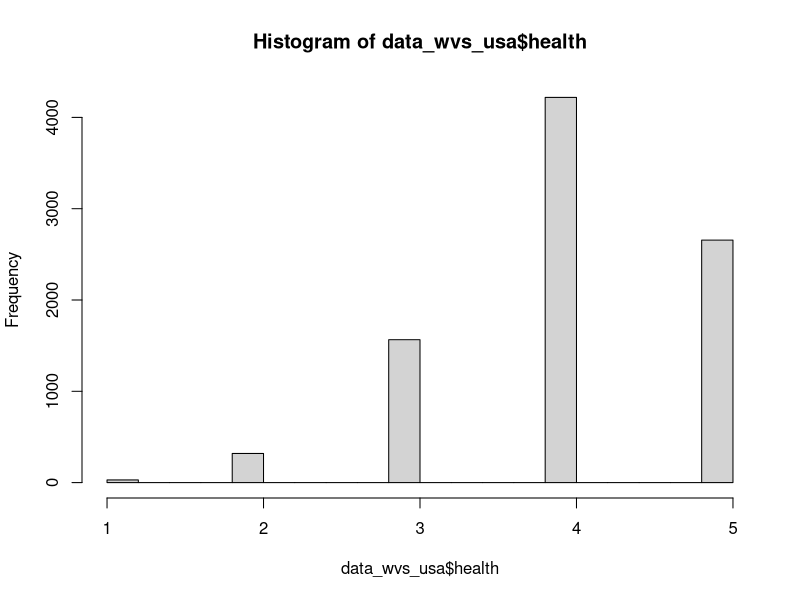
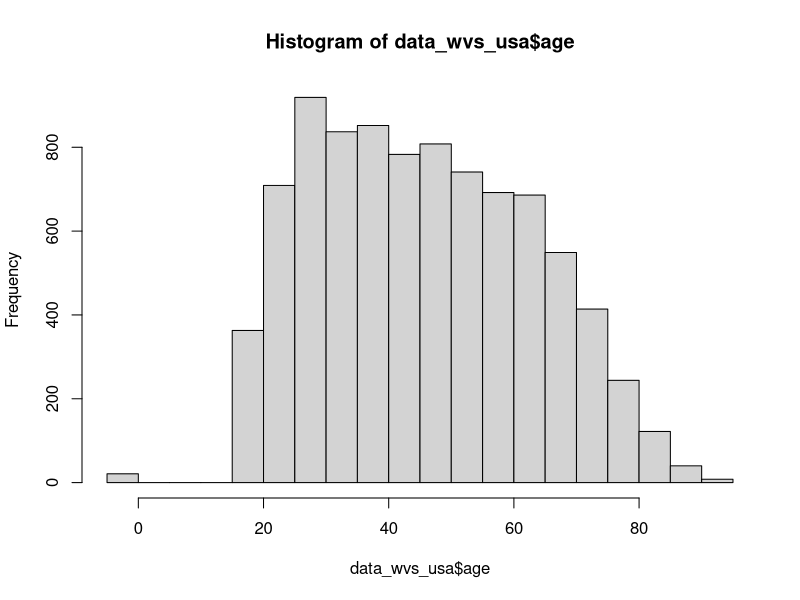
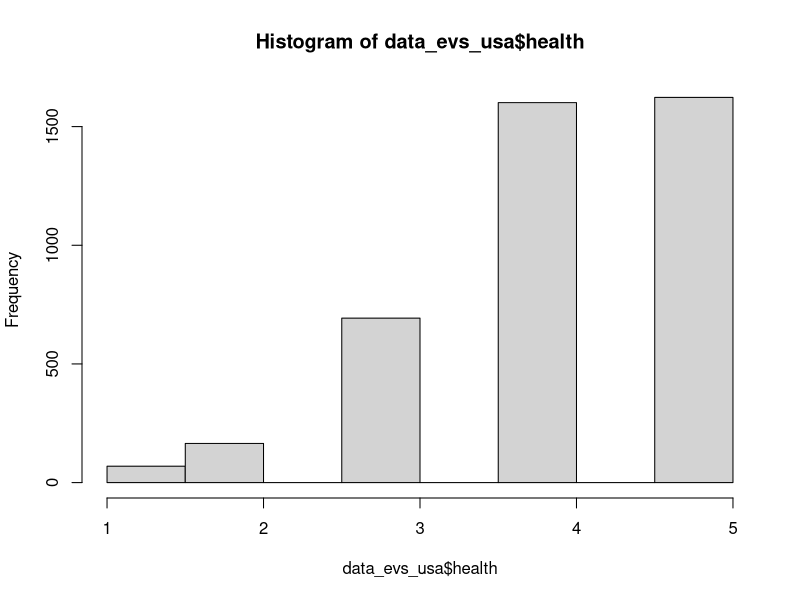
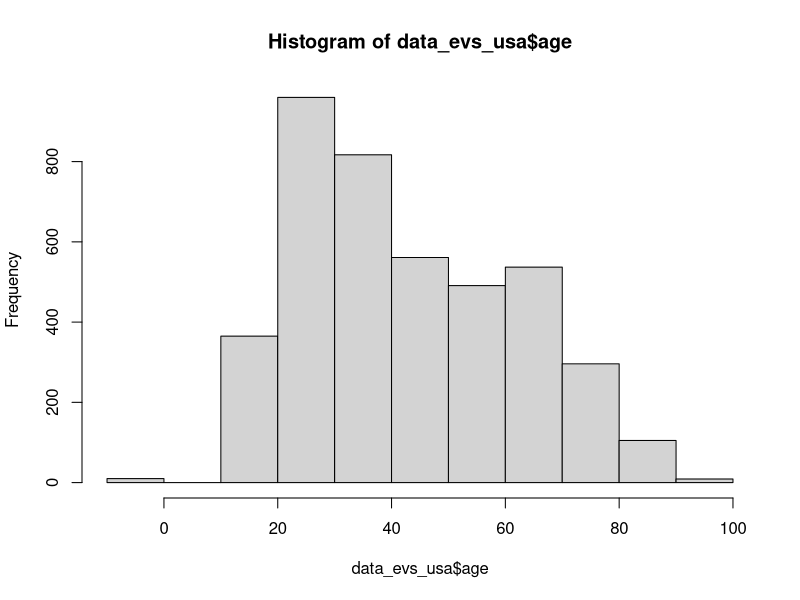
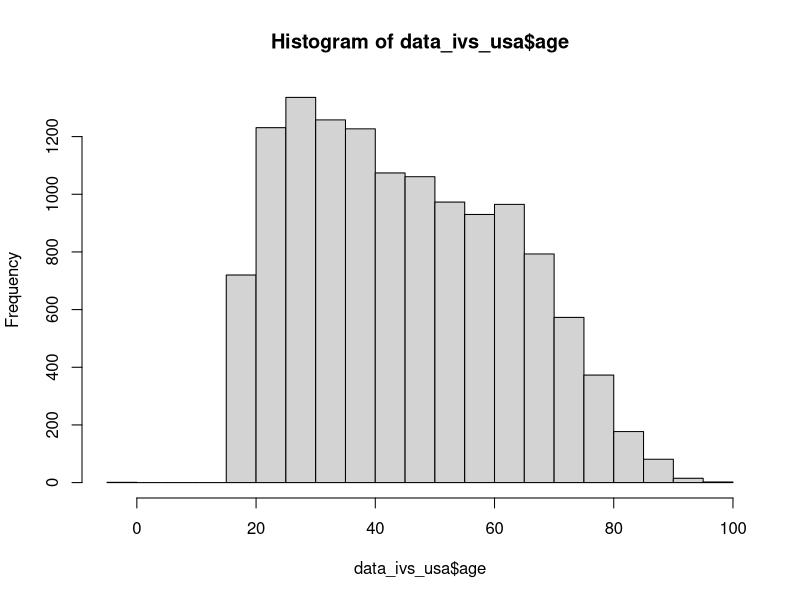
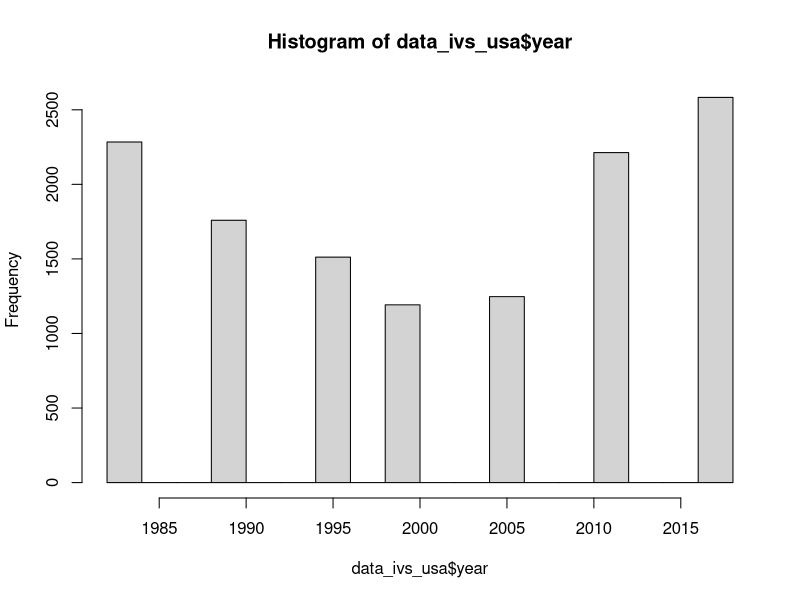
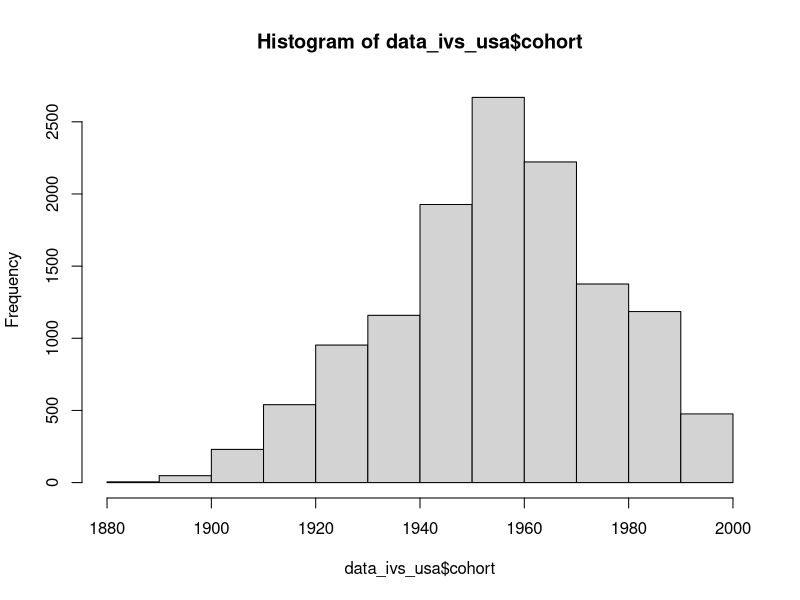
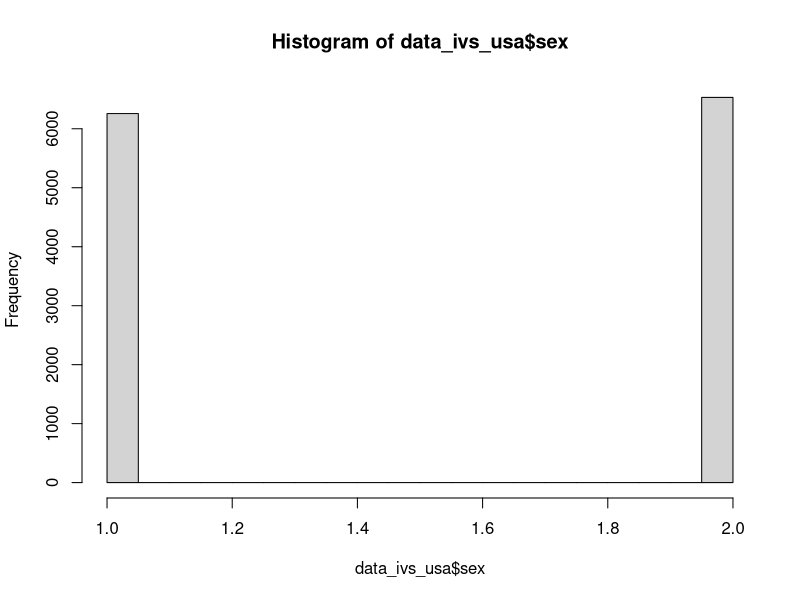

Write the R code that produced these figures, in order.
## ---- chunk 1
knitr::opts_chunk$set(echo = TRUE)
library(tidyverse)
library(broom)
## ---- chunk 2
data_wvs_usa <- read_csv("data/wvs_usa.csv") %>% 
  filter(health %in% c(1, 2, 3, 4, 5))

data_evs_usa <- read_csv("data/evs_usa.csv") %>% 
  filter(health %in% c(1, 2, 3, 4, 5))

table(data_evs_usa$happy)
# CHECK THE CODING
table(data_wvs_usa$happy)
# CHECK THE CODING

hist(data_wvs_usa$health)
hist(data_wvs_usa$age)

hist(data_evs_usa$health)
hist(data_evs_usa$age)

evs_select <- data_evs_usa %>% 
                             select(age, year, cohort, sex, health, happy) 
wvs_select <- data_wvs_usa %>% 
                             select(age, year, cohort, sex, health, happy)

data_ivs_usa <- rbind(evs_select, wvs_select) %>% 
  filter(cohort > 1700) %>% 
  filter(sex %in% c(1,2)) %>% 
  filter(happy %in% c(1, 2, 3, 4)) %>%  # check the coding!
  filter(health %in% c(1, 2, 3, 4, 5))

hist(data_ivs_usa$age)
hist(data_ivs_usa$year)
hist(data_ivs_usa$cohort)
hist(data_ivs_usa$sex)
hist(data_ivs_usa$health)
hist(data_ivs_usa$happy)


## ---- chunk 3
data_wvs_usa %>% 
  filter(age > 18, age < 90) %>% 
  mutate(age = cut(age, breaks = 8)) %>% # Create cohorts with 6 breaks
  group_by(age, year) %>% 
  summarize(mean_health = mean(health)) %>% 
  ggplot(aes(x = year, y = mean_health, color = age)) +
  geom_line() +
  geom_point()


# health vs age per year
data_wvs_usa %>% 
  group_by(age, year) %>% 
  summarize(mean_health = mean(health)) %>% 
  ggplot(aes(x = age, y = mean_health)) +
  geom_line(color = "cornflowerblue") +
  facet_wrap(~ year) +
  labs(title = "Self-Rated Health By Age (Per Year)" )



# Aggregate slopes

# years_of_gss <- c(data_gss %>% select(year) %>% unique() )
# lm_health_v_age_0 <- data_gss %>%
#   group_by(year) %>%
#   summarize(coef = coef(lm(health ~ age, data = cur_data()))["age"])

# Perform linear regression for each year and extract the coefficient of 'age' with confidence intervals, se, t stat, p val
lm_health_v_age_0 <- data_wvs_usa %>%
  group_by(year) %>%
  do(tidy(lm(health ~ age, data = .), conf.int = TRUE)) %>%  # Add conf.int = TRUE for CIs
  filter(term == "age") %>%
  select(year, coef = estimate, conf.low, conf.high, se = std.error, t_statistic = statistic,  p_value = p.value)

# View the results with confidence intervals, se, t statistic, and p value
# print(lm_health_v_age_0)
knitr::kable(lm_health_v_age_0)

# Plot coefficients
ggplot(lm_health_v_age_0, aes(x = year, y = coef)) +
  geom_point() +
  labs(
    title = "Change in 'Age' Coefficient Over Years",
    x = "Year",
    y = "Coefficient of Age"
  ) +
  theme_minimal()

# Plot coefficients with CI
ggplot(lm_health_v_age_0, aes(x = year, y = coef)) +
  geom_line() +
  geom_point() +
  geom_ribbon(aes(ymin = conf.low, ymax = conf.high), alpha = 0.2) +  # Add shaded area for confidence intervals
  labs(
    title = "Change in 'Age' Coefficient Over Years with Confidence Intervals",
    x = "Year",
    y = "Coefficient of Age"
  ) +
  theme_minimal()

# Perform linear regression of 'coef' (age coefficient) vs 'year'
lm_coef_vs_year <- lm(coef ~ year, data = lm_health_v_age_0)

# View the summary of the regression
summary(lm_coef_vs_year)

ggplot(lm_health_v_age_0, aes(x = year, y = coef)) +
  geom_point() +
  geom_smooth(method = "lm", se = TRUE) +  # Adds the regression line with standard error shading
  geom_ribbon(aes(ymin = conf.low, ymax = conf.high), alpha = 0.2) +  # Confidence intervals for the coefficients
  labs(
    title = "Regression of 'Age' Coefficient Over Years",
    x = "Year",
    y = "Coefficient of Age"
  ) +
  theme_minimal()

data_wvs_usa %>% 
  filter(cohort > 1800, cohort < 2020) %>% 
  mutate(cohort = cut(cohort, breaks = 4)) %>% # Create cohorts with 6 breaks
  group_by(age, cohort) %>% 
  summarize(mean_health = mean(health)) %>% 
  ggplot(aes(x = age, y = mean_health, color = cohort)) +
  labs(title = "Age Profiles by Cohort") +
  geom_line()





## ---- chunk 4


data_ivs_usa %>% 
  filter(age > 18, age < 90) %>% 
  mutate(age = cut(age, breaks = 8)) %>% # Create cohorts with 6 breaks
  group_by(age, year) %>% 
  summarize(mean_health = mean(health)) %>% 
  ggplot(aes(x = year, y = mean_health, color = age)) +
  geom_line() +
  geom_point()


# health vs age per year
data_ivs_usa %>% 
  group_by(age, year) %>% 
  summarize(mean_health = mean(health)) %>% 
  ggplot(aes(x = age, y = mean_health)) +
  geom_line(color = "cornflowerblue") +
  facet_wrap(~ year) +
  labs(title = "Self-Rated Health By Age (Per Year)" )



# Aggregate slopes

# years_of_gss <- c(data_gss %>% select(year) %>% unique() )
# lm_health_v_age_0 <- data_gss %>%
#   group_by(year) %>%
#   summarize(coef = coef(lm(health ~ age, data = cur_data()))["age"])

# Perform linear regression for each year and extract the coefficient of 'age' with confidence intervals, se, t stat, p val
lm_health_v_age_0 <- data_ivs_usa %>%
  group_by(year) %>%
  do(tidy(lm(health ~ age, data = .), conf.int = TRUE)) %>%  # Add conf.int = TRUE for CIs
  filter(term == "age") %>%
  select(year, coef = estimate, conf.low, conf.high, se = std.error, t_statistic = statistic,  p_value = p.value)

# View the results with confidence intervals, se, t statistic, and p value
# print(lm_health_v_age_0)
knitr::kable(lm_health_v_age_0)

# Plot coefficients
ggplot(lm_health_v_age_0, aes(x = year, y = coef)) +
  geom_point() +
  labs(
    title = "Change in 'Age' Coefficient Over Years",
    x = "Year",
    y = "Coefficient of Age"
  ) +
  theme_minimal()

# Plot coefficients with CI
ggplot(lm_health_v_age_0, aes(x = year, y = coef)) +
  geom_line() +
  geom_point() +
  geom_ribbon(aes(ymin = conf.low, ymax = conf.high), alpha = 0.2) +  # Add shaded area for confidence intervals
  labs(
    title = "Change in 'Age' Coefficient Over Years with Confidence Intervals",
    x = "Year",
    y = "Coefficient of Age"
  ) +
  theme_minimal()

# Perform linear regression of 'coef' (age coefficient) vs 'year'
lm_coef_vs_year <- lm(coef ~ year, data = lm_health_v_age_0)

# View the summary of the regression
summary(lm_coef_vs_year)

ggplot(lm_health_v_age_0, aes(x = year, y = coef)) +
  geom_point() +
  geom_smooth(method = "lm", se = TRUE) +  # Adds the regression line with standard error shading
  geom_ribbon(aes(ymin = conf.low, ymax = conf.high), alpha = 0.2) +  # Confidence intervals for the coefficients
  labs(
    title = "Regression of 'Age' Coefficient Over Years",
    x = "Year",
    y = "Coefficient of Age"
  ) +
  theme_minimal()

data_ivs_usa %>% 
  filter(cohort > 1800, cohort < 2020) %>% 
  mutate(cohort = cut(cohort, breaks = 4)) %>% # Create cohorts with 6 breaks
  group_by(age, cohort) %>% 
  summarize(mean_health = mean(health)) %>% 
  ggplot(aes(x = age, y = mean_health, color = cohort)) +
  labs(title = "Age Profiles by Cohort") +
  geom_line()





